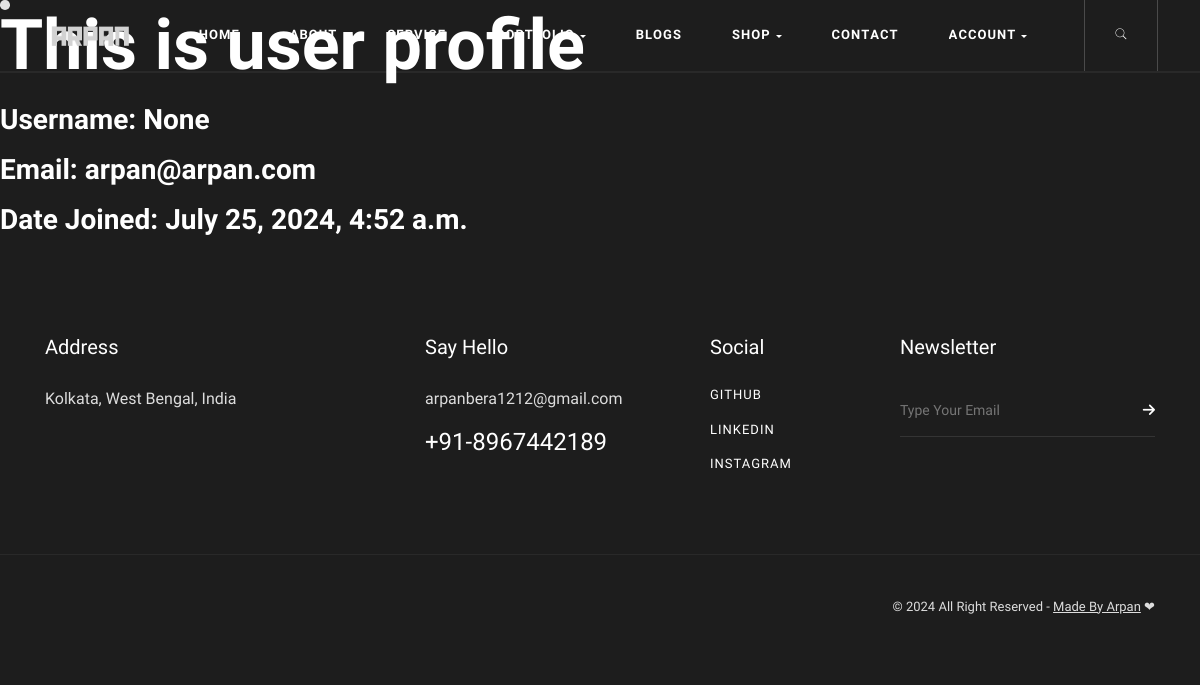
The app's page /account/profile/ (signed in) with its own data.
### account/models.py (models this page shows, shortened)
class CustomUser(AbstractUser):
    username = None
    email = models.EmailField(unique=True, max_length=80)
    phone_no = models.CharField(unique=True, max_length=14)
    is_verified = models.BooleanField(default=False)
    activation_token = models.CharField(max_length=255, blank=True)
    USERNAME_FIELD = "email"
    REQUIRED_FIELDS = []
    objects = CustomUserManager()

### account/views.py (the view)
# urls.py: path("profile/", views.Profile, name="Profile"),
@login_required(login_url="/account/login")
def Profile(request):
    user_data = request.user
    params = {'user_data': user_data}
    return render(request, 'account/profile.html', params)

### templates/account/profile.html
{% include "components/navbar.html" %}
{% load static %}
<h1>This is user profile</h1>
<h4>Username: {{user_data.username}}</h4>
<h4>Email: {{ user_data.email }}</h4>
<h4>Date Joined: {{ user_data.date_joined }}</h4>
{% include "components/footer.html" %}

### records on screen
CustomUser: username "None", email "arpan@arpan.com", date_joined "July 25, 2024, 4:52 a.m."
